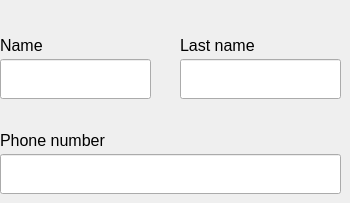
                 <widget class="QWidget" name="PersonalInformation_tab">
                  <attribute name="title">
                   <string>Personal information</string>
                  </attribute>
                  <widget class="QLineEdit" name="Account_name_EditLine">
                   <property name="geometry">
                    <rect>
                     <x>0</x>
                     <y>59</y>
                     <width>151</width>
                     <height>40</height>
                    </rect>
                   </property>
                   <property name="font">
                    <font>
                     <pointsize>13</pointsize>
                     <italic>false</italic>
                     <bold>false</bold>
                    </font>
                   </property>
                  </widget>
                  <widget class="QLabel" name="Account_name_label">
                   <property name="geometry">
                    <rect>
                     <x>0</x>
                     <y>35</y>
                     <width>171</width>
                     <height>21</height>
                    </rect>
                   </property>
                   <property name="font">
                    <font>
                     <pointsize>12</pointsize>
                    </font>
                   </property>
                   <property name="text">
                    <string>Name</string>
                   </property>
                  </widget>
                  <widget class="QLabel" name="Account_phone_label">
                   <property name="geometry">
                    <rect>
                     <x>0</x>
                     <y>130</y>
                     <width>161</width>
                     <height>21</height>
                    </rect>
                   </property>
                   <property name="font">
                    <font>
                     <pointsize>12</pointsize>
                    </font>
                   </property>
                   <property name="text">
                    <string>Phone number</string>
                   </property>
                  </widget>
                  <widget class="QLineEdit" name="Account_phone_EditLine">
                   <property name="geometry">
                    <rect>
                     <x>0</x>
                     <y>154</y>
                     <width>341</width>
                     <height>40</height>
                    </rect>
                   </property>
                  </widget>
                  <widget class="QLineEdit" name="Account_LastName_EditLine">
                   <property name="geometry">
                    <rect>
                     <x>180</x>
                     <y>59</y>
                     <width>161</width>
                     <height>40</height>
                    </rect>
                   </property>
                  </widget>
                  <widget class="QLabel" name="Account_LastName_label">
                   <property name="geometry">
                    <rect>
                     <x>180</x>
                     <y>35</y>
                     <width>111</width>
                     <height>20</height>
                    </rect>
                   </property>
                   <property name="font">
                    <font>
                     <pointsize>12</pointsize>
                    </font>
                   </property>
                   <property name="text">
                    <string>Last name</string>
                   </property>
                  </widget>
                 </widget>
